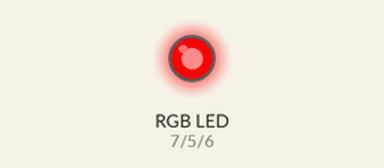
Simulated run of this sketch. Board: Arduino Uno, built with avr-gcc and run on an emulated ATmega328P. Shown: an RGB LED mixed from three pins (HIGH = lit).

Above: at 0.7 s.
At 2.2 s:
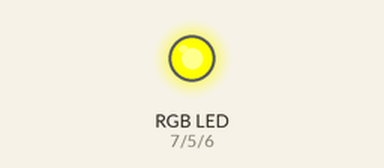
At 4.0 s:
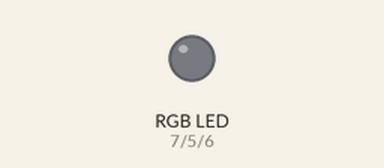
At 6.4 s:
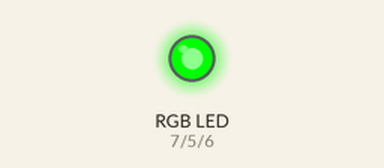
Timing chart, 0 to 12.7 s (numbered marks = the images above):
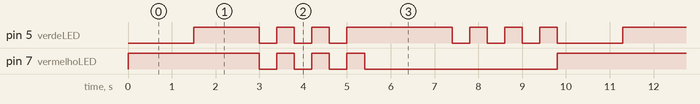

Measured:
- by itself, pin 7 (vermelhoLED): repeats every 9.8 s: 3 × (LOW 0.40 s, HIGH 0.40 s), LOW 4.4 s, HIGH 3.0 s
- by itself, pin 5 (verdeLED): repeats every 9.8 s: 2 × (LOW 0.40 s, HIGH 0.40 s), LOW 0.40 s, HIGH 2.4 s, 3 × (LOW 0.40 s, HIGH 0.40 s), LOW 1.5 s, HIGH 1.5 s
- by itself, everything shown: repeats every 9.8 s, in 15 steps

The sketch:

7-led_rgb.ino
```cpp
#define vermelhoLED 7
#define azulLED 6
#define verdeLED 5

#define tempo 1500
#define tempo2 400

int i = 0;

void setup(){
  pinMode(vermelhoLED, OUTPUT);
  pinMode(azulLED, OUTPUT);
  pinMode(verdeLED, OUTPUT);

  digitalWrite(vermelhoLED, LOW);
  digitalWrite(azulLED, LOW);
  digitalWrite(verdeLED, LOW);
}

void loop(){
  digitalWrite(verdeLED, LOW);
  digitalWrite(vermelhoLED, HIGH);
  delay(tempo);

  digitalWrite(verdeLED, HIGH);
  delay(tempo);

  for (i = 0; i <= 2; i++){
  digitalWrite(vermelhoLED, LOW);
  digitalWrite(verdeLED, LOW);
  delay(tempo2);
  digitalWrite(vermelhoLED, HIGH);
  digitalWrite(verdeLED, HIGH);
  delay(tempo2);
  }

  digitalWrite(vermelhoLED, LOW);
  delay(2000);

  for (i = 0; i <= 2; i++){
  digitalWrite(verdeLED, LOW);
  delay(tempo2);
  digitalWrite(verdeLED, HIGH);
  delay(tempo2);
  }

}
```
